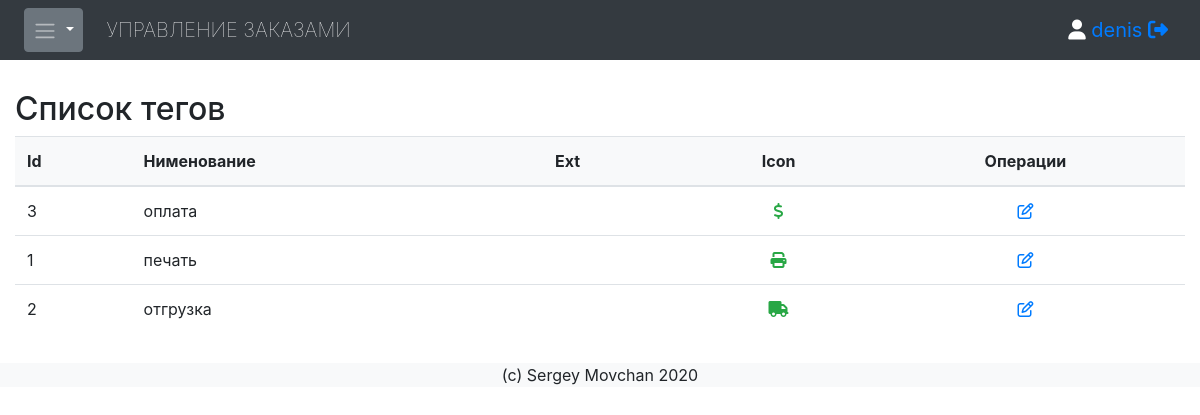
/config/tags/list/ (signed in), run on an earlier commit of the app's database.
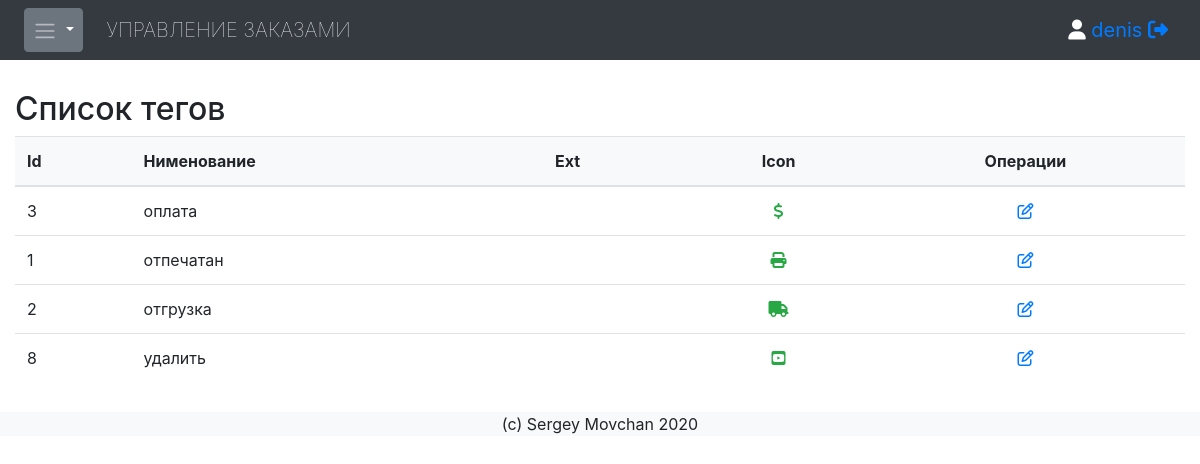
And on a later commit of the database.
### jobqueue/models.py (models this page shows, shortened)
class Tagtype(models.Model):
    name = models.CharField(db_index=True, verbose_name='Название тега', unique=True, max_length=100)
    icon2 = models.CharField(db_index=True, verbose_name='Иконка', max_length=100, null=True, blank=True)
    icon3 = models.TextField(verbose_name='Иконка своя', null=True, blank=True)
    seton = models.BooleanField(verbose_name='Установить для существующих задач', default=False, help_text='Операция может занять много времени при большом количестве задач в БД.')
    techop = models.BooleanField(verbose_name='Технологическая операция', default=False)
    color = models.ForeignKey('Colors', verbose_name='Цвет', null=True, blank=True, on_delete=models.SET_NULL)
    order = models.IntegerField(db_index=True, default=0)
    class Meta:
        ordering = ['order']

### jobqueue/views.py (the view)
# urls.py: re_path(r'^config/tags/list/$', views.tags_list, name='tags_list'),
@login_required
def tags_list(request):
    tts = Tagtype.objects.all()
    return render(request, 'tags_list.html', {'tts':tts,} )

### jobqueue/templatetags/fl_extras.py (called while the page is built)
@register.filter
def faicon(v, color):
    rgb = {"text-success":"rgb(40, 167, 69)", "text-black-50":"rgba(0,0,0,.5)", "text-light":"rgb(248, 249, 250)" }
    if v.icon3:
        try:
            txt = '<span data-toggle="tooltip" data-placement="top"><style>svg {width: 1em; height: 1em;}</style>%s</span>' % (v.icon3)
            txt = re.sub(r'fill="#(?!fff).*?"', 'fill="%s"' % rgb.get(color), txt)
            txt = re.sub(r'<title>.*?<\/title>', '<title>%s</title>' % v.name, txt)
        except:
            txt = ""
    else:
        try:
            txt = '<i class="%s %s" data-toggle="tooltip" data-placement="top" title="%s"></i>' % (v.icon2, color, v.name)
        except:
            txt = ""
    return mark_safe(txt)

### jobqueue/templates/tags_list.html (shortened to what this page needs)
{% extends 'base.html' %}
{% block content %}
{% load fl_extras %}
  <h2>Список тегов</h2>
  <table class="table table-hover">
    <thead>
      <tr class="bg-light">
        <th>Id</th>
        <th>Нименование</th>
        <th>Ext</th>
        <th class="text-center">Icon</th>
        <th class="text-center">Операции</th>
      </tr>
    </thead>
    <tbody id='sortable'>
    {% for tt in tts %}
      <tr id="{{ tt.id }}">
        <td>{{ tt.id }}</td>
        <td>{{ tt.name }}</td>
        <td>{% if tt.techop %}тех. операция{% endif %}</td>
        <td class="text-center">{{ tt|faicon:"text-success" }}</td>
        <td class="text-center">
        <a href="{% url 'tags_addedit' %}?id={{ tt.id }}"><i class="fa fa-pencil-square-o" data-toggle="tooltip" data-placement="top" title="Редактировать"></i></a>
        </td>
      </tr>
    {% endfor %}
    </tbody>
  </table>
{% endblock %}

What changed in the data, as far as the page shows it:
changed Tagtype id 1: name "печать" → "отпечатан"
added Tagtype: id "8", name "удалить"
